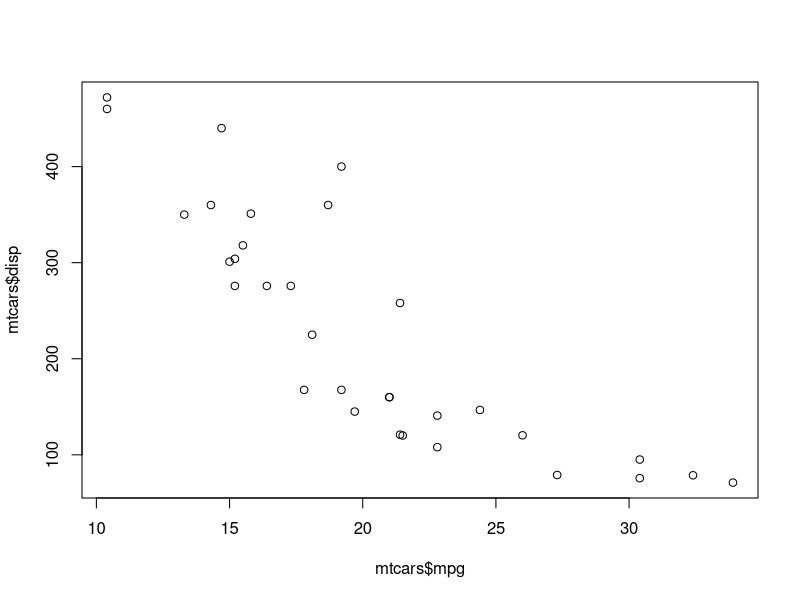
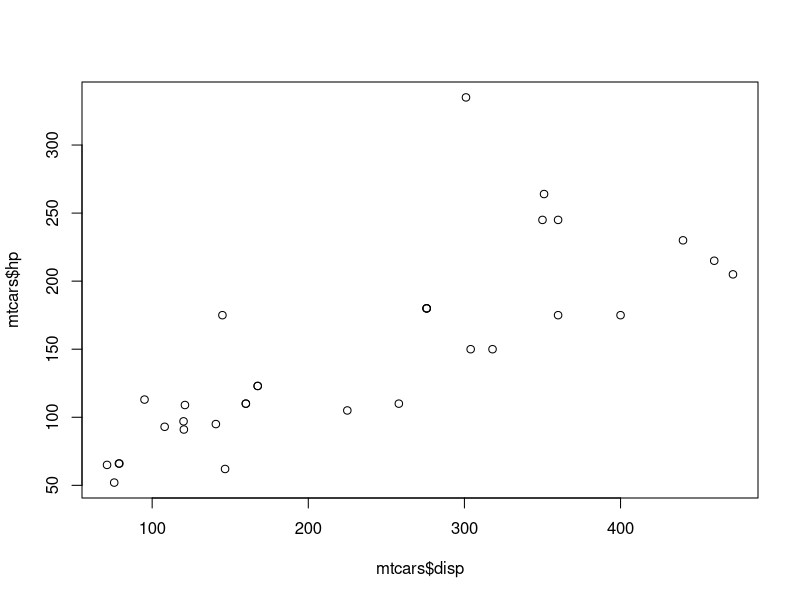
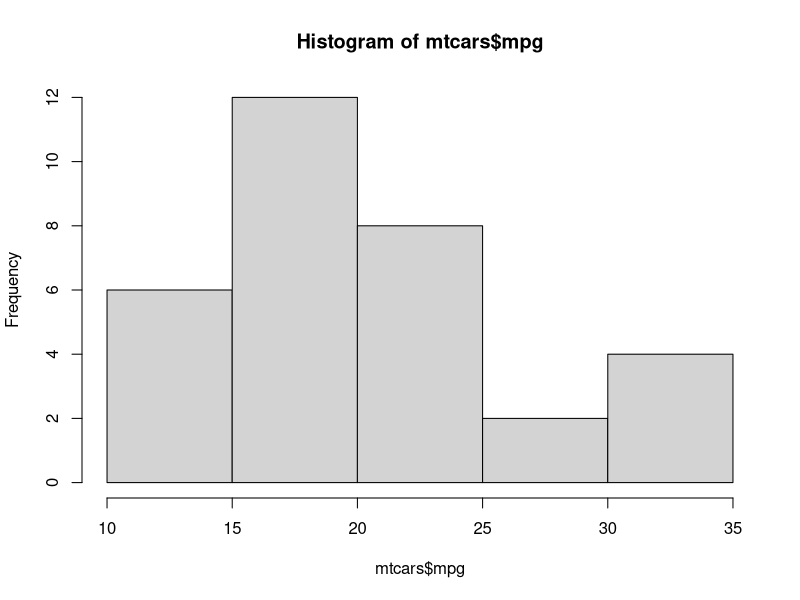
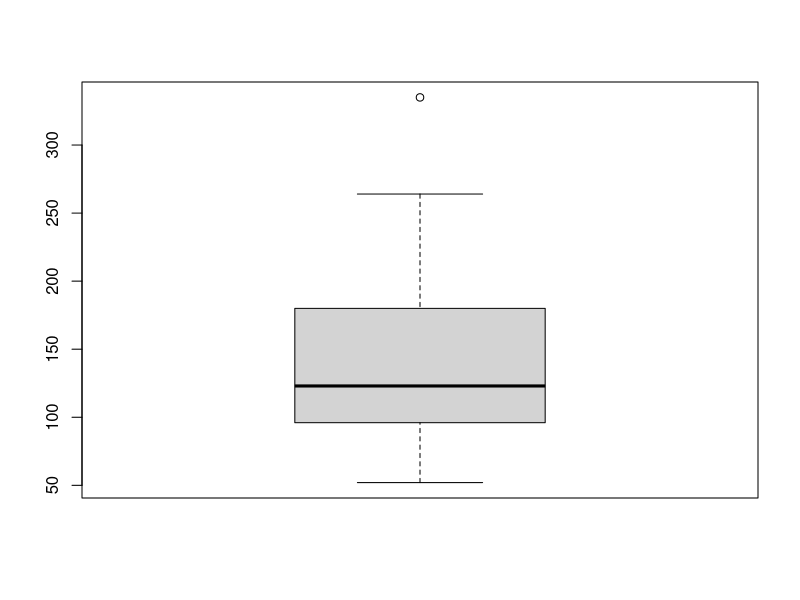
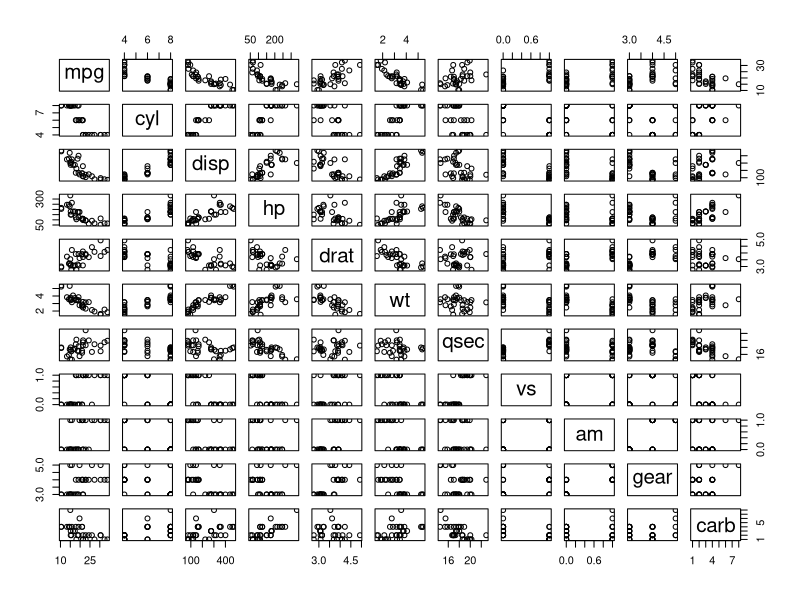
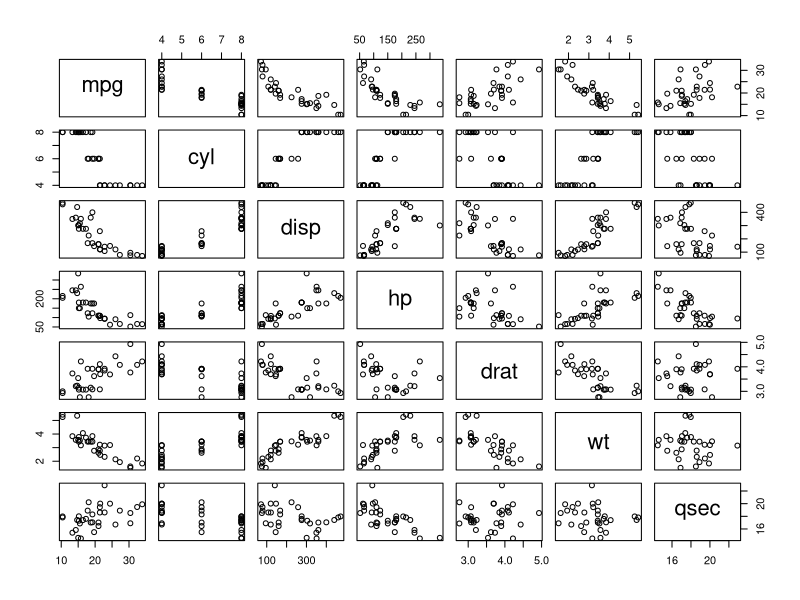

The R source for these figures, in order:
data("mtcars")
View(mtcars)
plot(mtcars$mpg,mtcars$disp) # Relationship between variables Scatterplot
plot(mtcars$disp,mtcars$hp)

# Histogram (Univariate)
hist(mtcars$mpg)

# Box Plot (To identify outliers)

boxplot(mtcars$hp)

install.packages("ggplot2")
library(ggplot2)
pairs(mtcars)
pairs(mtcars[,1:7])
